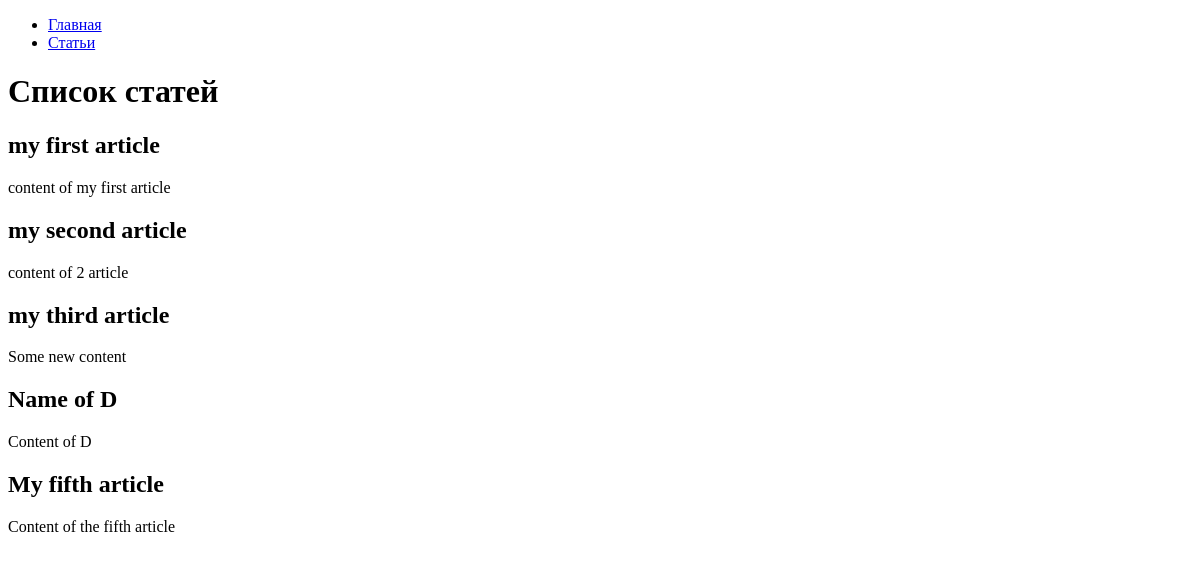
The app's page /article/, older data.
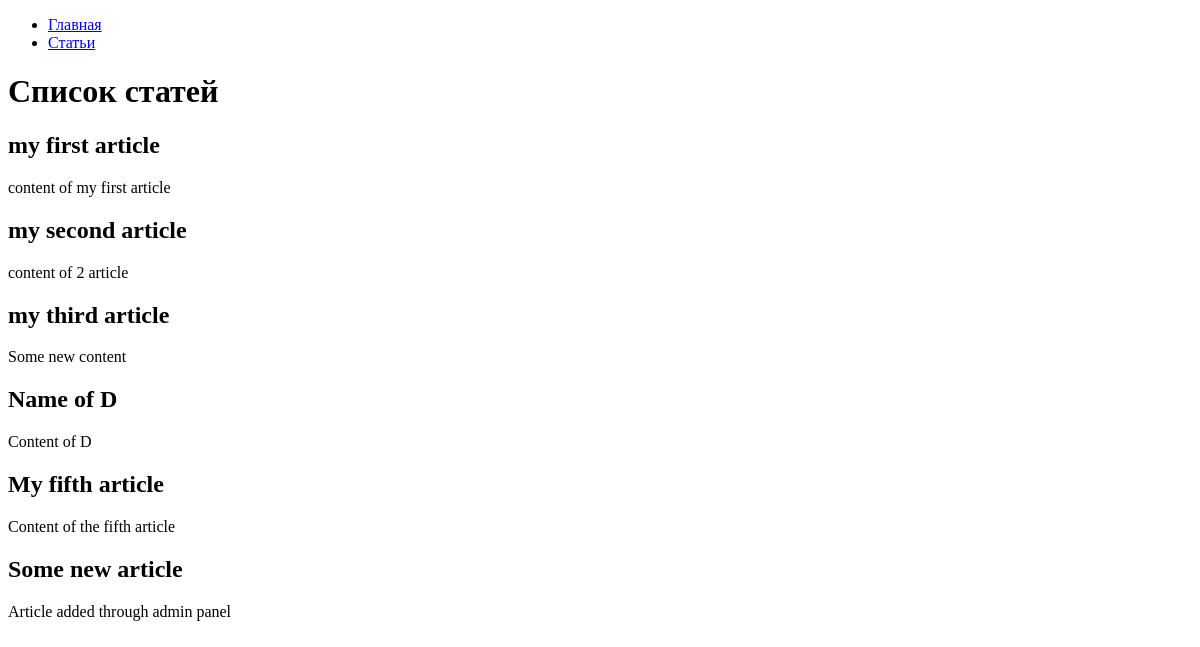
The same page, newer data.
### hexlet_django_blog/article/models.py (models this page shows, shortened)
class Article(models.Model):
    name = models.CharField(max_length=200)  # Название статьи
    body = models.TextField()  # Тело статьи
    timestamp = models.DateTimeField(auto_now_add=True)

### hexlet_django_blog/article/views.py (the view)
# urls.py: path('', IndexView.as_view()),
class IndexView(View):
    def get(self, request, *args, **kwargs):
        articles = Article.objects.all()[:15]
        return render(request, 'articles/index.html', context={
            'articles': articles,
        })

### hexlet_django_blog/templates/articles/index.html
{% extends "base.html" %}
{% block content %}
    <h1>Список статей</h1>
    {% for article in articles %}
        <h2>{{ article.name }}</h2>
        <div>{{ article.body|slice:":200" }}</div>
    {% endfor %}
{% endblock %}

Row changes from the older to the newer data that the page shows:
added Article: name "Some new article", body "Article added through admin panel"
